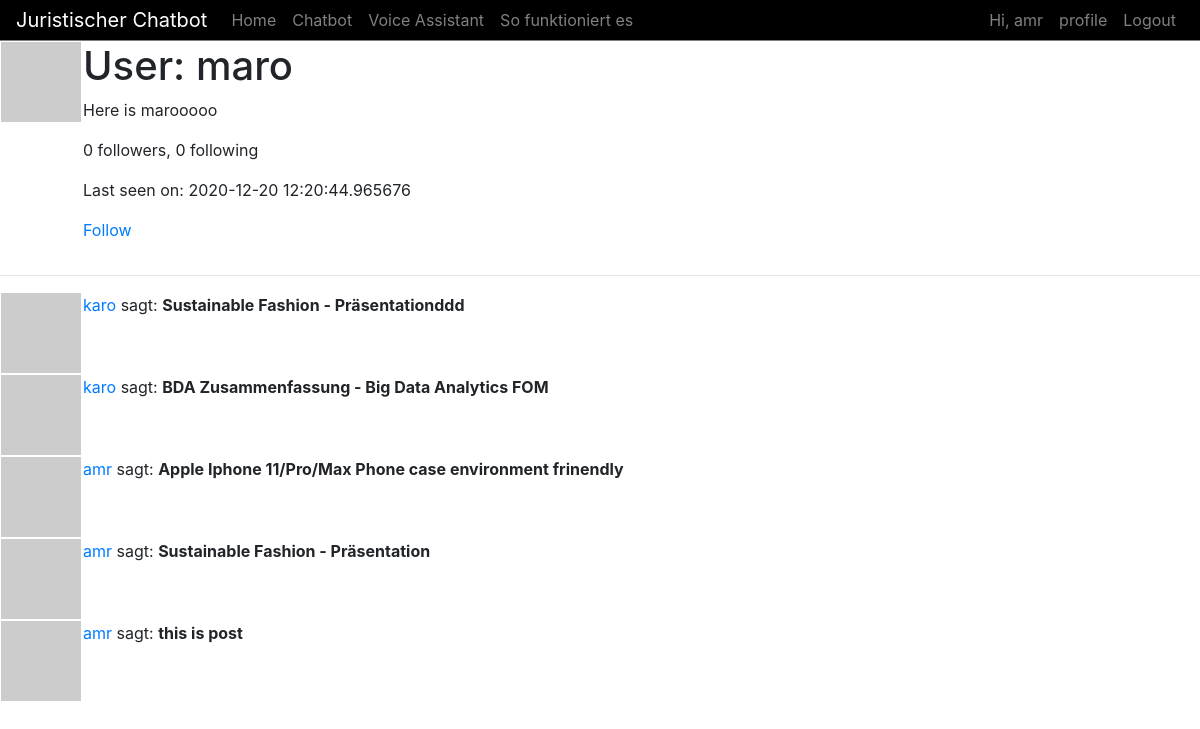
/user/maro (signed in), run on the app's committed database.
### app/models.py (models this page shows, shortened)
class User(UserMixin, db.Model):
	id = db.Column(db.Integer, primary_key=True)
	username = db.Column(db.String(64), index=True, unique=True)
	email = db.Column(db.String(128), index=True, unique=True)
	password_hash = db.Column(db.String(128))
	posts = db.relationship('Post', backref='author', lazy='dynamic')
	about_me = db.Column(db.String(140), default='test')
	last_seen = db.Column(db.DateTime, default=datetime.utcnow)
	followed = db.relationship(
        'User', secondary=followers,
        primaryjoin=(followers.c.follower_id == id),
        secondaryjoin=(followers.c.followed_id == id),
        backref=db.backref('followers', lazy='dynamic'), lazy='dynamic')
	def avatar(self, size):
		digest = md5(self.email.lower().encode('utf-8')).hexdigest()
		return 'https://www.gravatar.com/avatar/{}?d=identicon&s={}'.format(digest, size)
	def is_following(self, user):
		return self.followed.filter(followers.c.followed_id == user.id).count() > 0

class Post(db.Model):
	id = db.Column(db.Integer, primary_key=True)
	body = db.Column(db.String(140))
	timestamp = db.Column(db.DateTime, index=True, default=datetime.utcnow)
	user_id = db.Column(db.Integer, db.ForeignKey('user.id'))

### app/routes.py (the view)
@app.route('/user/<username>')
@login_required
def user(username):
	user = User.query.filter_by(username= username).first_or_404()
	page = request.args.get('page', 1, type=int)
	posts = Post.query.order_by(Post.timestamp.desc()).paginate(page, app.config['POSTS_PER_PAGE'], False)
	next_url = url_for('user', username=user.username, page=posts.next_num) if posts.has_next else None
	prev_url = url_for('user', username=user.username, page=posts.prev_num) if posts.has_next else None
	return render_template('user.html', user=user, posts=posts.items,
		next_url=next_url, prev_url=prev_url)

### app/models.py (called while the page is built)
@login.user_loader
def load_user(id):
	return User.query.get(int(id))

### app/routes.py (called while the page is built)
@app.before_request
def before_request():
	if current_user.is_authenticated:
		current_user.last_seen = datetime.utcnow()
		db.session.commit()

### app/templates/user.html (shortened to what this page needs)
{% extends 'base.html' %}
{% block bodyblock %}
<table>
   <tr valign="top">
      <td>
         <img src="{{ user.avatar(128) }}">
      </td>
      <td>
         <h1>User: {{ user.username }}</h1>
         {% if user.about_me %}
         <p>{{ user.about_me }}</p>
         {% endif %}
         <p>{{ user.followers.count() }} followers, {{ user.followed.count() }} following</p>
         {% if user.last_seen %}
         <p id='last_seen'>Last seen on: {{ user.last_seen }} </p>
         {% endif %}
         {% if user == current_user %}
         <p><a href="{{ url_for('edit_profile') }}">Edit your profile</a></p>
         {% elif not current_user.is_following(user) %}
         <p><a href="{{ url_for('follow', username=user.username) }}">Follow</a></p>
         {% else %}
         <p><a href="{{ url_for('unfollow', username=user.username) }}">Unfollow</a></p>
         {% endif %}
      </td>
   </tr>
</table>
<hr>
{% for post in posts %}
{% include "_post.html" %}
{% endfor %}
{% endblock %}

### app/templates/base.html (shortened to what this page needs)
<!DOCTYPE html>
<html lang="de">
   <head>
      <link rel="stylesheet" href="{{ url_for('static', filename='css/index.css') }}">
      <link rel="stylesheet" href="https://cdn.jsdelivr.net/npm/bootstrap@4.5.3/dist/css/bootstrap.min.css">
      <link rel="stylesheet" href="https://cdnjs.cloudflare.com/ajax/libs/normalize/5.0.0/normalize.min.css">
      <link rel='stylesheet prefetch' href='https://cdnjs.cloudflare.com/ajax/libs/malihu-custom-scrollbar-plugin/3.1.3/jquery.mCustomScrollbar.min.css'>
   </head>
<nav style="height: 5vh; z-index: 10; background:black;" class="navbar navbar-expand-lg navbar-dark">
   <a style="" class="navbar-brand" href="{{ url_for('index') }}">Juristischer Chatbot</a>
   <div  style="" class="collapse navbar-collapse" id="navbarNav">
      <ul class="navbar-nav">
         <li class="nav-item">
            <a class="nav-link" href="{{ url_for('index') }}">Home <span class="sr-only">(current)</span></a>
         </li>
         <li class="nav-item">
            <a class="nav-link" href="{{ url_for('chatbot') }}">Chatbot</a>
         </li>
         <li class="nav-item">
            <a class="nav-link" href="{{ url_for('voice_assistant') }}">Voice Assistant</a>
         </li>
         <li class="nav-item">
            <a class="nav-link" href="#">So funktioniert es</a>
         </li>
      </ul>
   </div>
   <div class="collapse navbar-collapse" id="navbarTogglerDemo02">
      <ul class="navbar-nav ml-auto mt-2 mt-lg-0">
         {% if  current_user.is_authenticated%}
         <li class="nav-item">
            <a class="nav-link" href="{{ url_for('index') }}">Hi, {{current_user.username}}</a>
         </li>
         <li class="nav-item">
            <a class="nav-link" href="{{ url_for('user', username=current_user.username) }}">profile</a>
         </li>
         <li class="nav-item">
            <a class="nav-link" href="{{ url_for('logout') }}">Logout</a>
         </li>
         {% else %}
         <li class="nav-item">
            <a class="nav-link" href="{{ url_for('login') }}">Mein Konto</a>
         </li>
         {% endif %}
      </ul>
   </div>
</nav>
<div style="width: 100%;height: 1px; background:gray;"></div>
{% block bodyblock %}
{% endblock %}

### app/templates/_post.html
<table>
   <tr valign="top">
      <td>
         <img src="{{ post.author.avatar(36) }}">
      </td>
      <td>
         <a href="{{ url_for('user', username=post.author.username) }}">
         {{post.author.username}}
         </a>
         sagt: <b>{{ post.body }}</b>
      </td>
   </tr>
</table>

### app/static/css/index.css (style rules this page uses)
* { -webkit-box-sizing: border-box; -moz-box-sizing: border-box; box-sizing: border-box; }

### data on the page
User: username "amr"
User: username "maro", about_me "Here is marooooo", last_seen "2020-12-20 12:20:44.965676"
Post: author.username "karo", body "Sustainable Fashion - Präsentationddd"
Post: author.username "karo", body "BDA Zusammenfassung - Big Data Analytics FOM"
Post: author.username "amr", body "Apple Iphone 11/Pro/Max Phone case environment frinendly"
Post: author.username "amr", body "Sustainable Fashion - Präsentation"
Post: author.username "amr", body "this is post"

### other printed values
{{ user.followers.count() }} "0"
{{ user.followed.count() }} "0"
